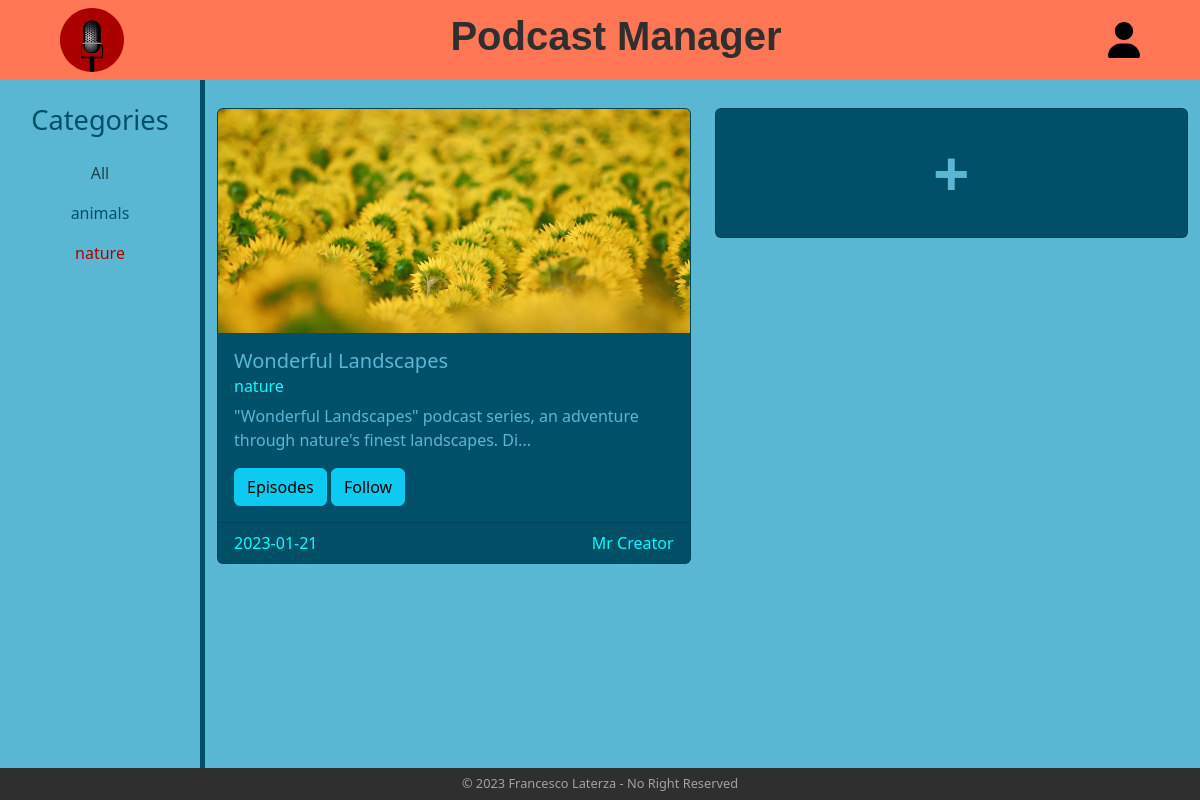
Page /category/nature (signed in) on the committed database.
### tables this page shows
CREATE TABLE "series" (
	"id"	INTEGER,
	"title"	TEXT NOT NULL,
	"category"	TEXT NOT NULL,
	"date"	TEXT NOT NULL,
	"text"	TEXT NOT NULL,
	"creator_id"	INTEGER NOT NULL,
	PRIMARY KEY("id" AUTOINCREMENT),
	FOREIGN KEY("creator_id") REFERENCES "users"("id") ON DELETE CASCADE
);

CREATE TABLE "users" (
	"id"	INTEGER,
	"username"	TEXT NOT NULL,
	"email"	TEXT NOT NULL UNIQUE,
	"password"	TEXT NOT NULL,
	"is_creator"	INTEGER NOT NULL,
	PRIMARY KEY("id" AUTOINCREMENT)
);

### app.py (the view)
@app.route("/category/<category>")
def home_category(category):
    series_list = series_dao.get_series_by_category(category)
    categories = series_dao.get_categories(current_user.id)
    return render_template("home.html", series_list=series_list, categories=categories, current_category=category, get_creator_name=users_dao.get_user_username_by_id, is_following=follows_dao.is_following)

### app.py (called while the page is built)
@login_manager.user_loader
def load_user(id):
    user = users_dao.get_user_by_id(id)
    if user is not None:
        user_obj = User(user["id"], user["username"], user["email"], user["password"], user["is_creator"])
    else:
        user_obj = None
    return user_obj

### dao/follows_dao.py (called while the page is built)
def is_following(user_id, series_id):
    conn = sqlite3.connect("db/series.db")
    conn.row_factory = sqlite3.Row
    cursor = conn.cursor()
    sql = "SELECT * FROM follows WHERE user_id = ? AND series_id = ?"
    cursor.execute(sql, (user_id, series_id))
    res = cursor.fetchone()
    cursor.close()
    conn.close()
    return res

### dao/series_dao.py (called while the page is built)
def get_series_by_category(category):
    conn = sqlite3.connect("db/series.db")
    conn.row_factory = sqlite3.Row
    cursor = conn.cursor()
    sql = "SELECT * FROM series WHERE category = ? AND date <= ? ORDER BY date DESC"
    curr_date = date.today()
    cursor.execute(sql, (category, curr_date))
    res = cursor.fetchall()
    cursor.close()
    conn.close()
    return res

def get_categories(creator_id):
    conn = sqlite3.connect("db/series.db")
    conn.row_factory = sqlite3.Row
    cursor = conn.cursor()
    sql = "SELECT DISTINCT category FROM series WHERE date <= ? OR creator_id = ?"
    curr_date = date.today()
    cursor.execute(sql, (curr_date, creator_id))
    res = cursor.fetchall()
    cursor.close()
    conn.close()
    return res

### dao/users_dao.py (called while the page is built)
def get_user_by_id(id):
    conn = sqlite3.connect("db/series.db")
    conn.row_factory = sqlite3.Row
    cursor = conn.cursor()
    sql = "SELECT * FROM users WHERE id = ?"
    cursor.execute(sql, (id, ))
    res = cursor.fetchone()
    cursor.close()
    conn.close()
    return res

def get_user_username_by_id(id):
    user = get_user_by_id(id)
    return user["username"]

### templates/home.html (shortened to what this page needs)
{% extends "base.html" %} {% block title %}Home{% endblock %} {% block content%}
<div class="container-fluid">
  <div class="row">
    <aside class="col-lg-2 col-12 mt-4 mb-4 container text-center">
      <div class="row">
        <h3>Categories</h3>
      </div>
      <div class="row">
        <nav class="navbar navbar-expand-lg">
          <div class="container-fluid justify-content-center">
            <div
              class="collapse navbar-collapse justify-content-center"
              id="navbarSupportedContent"
            >
              <ul class="navbar-nav mb-2 mb-lg-0 flex-column">
                <li class="nav-item">
                  <a
                    class="nav-link {% if current_category == 'All' %}active nav-color-active{% endif %}"
                    aria-current="page"
                    href="{{ url_for('home') }}"
                    title="select all category"
                    >All</a
                  >
                </li>
                {% for category in categories %}
                <li class="nav-item">
                  <a
                    class="nav-link {% if current_category == category.category %}active nav-color-active{% else %}nav-color{% endif %}"
                    href="{{ url_for('home_category', category=category.category) }}"
                    title="select category {{ category.category }}"
                    >{{ category.category | e }}</a
                  >
                </li>
                {% endfor %}
              </ul>
            </div>
          </div>
        </nav>
      </div>
    </aside>
    <main class="col-10 container home-main">
      <div class="row row-cols-1 row-cols-md-2 row-cols-xxl-4 g-4 mt-1 mb-4">
        {% for series in series_list %}
        <div class="col">
          <article class="card">
            <img
              src="{{ url_for('static', filename='images/'+series.title.lower().replace(' ', '_').replace('\'', '_')+'.jpeg') }}"
              class="series-image card-img-top"
              alt="series image"
            />
            <section class="card-body">
              <h5 class="card-title">{{ series.title | e }}</h5>
              <h6 class="card-subtitle mb-2 text-muted text-muted-series">
                {{ series.category | e }}
              </h6>
              <p class="card-text">{{ series.text[:90]+'...' | e }}</p>
              <a
                href="{{ url_for('series', series_id=series.id) }}"
                class="btn btn-info"
                title="series page"
                >Episodes</a
              >
              {% if current_user.is_authenticated %} {% if
              is_following(current_user.id, series.id) %}
              <a
                href="{{ url_for('unfollow', series_id=series.id) }}"
                class="btn btn-dark"
                title="unfollow series"
                >Unfollow</a
              >
              {% else %}
              <a
                href="{{ url_for('follow', series_id=series.id) }}"
                class="btn btn-info"
                title="follow series"
                >Follow</a
              >
              {% endif %} {% endif %}
            </section>
            <footer
              class="card-footer text-muted text-muted-series d-flex justify-content-between"
            >
              <p class="card-text">{{ series.date | e }}</p>
              <p class="card-text">
                {{ get_creator_name(series.creator_id) | e }}
              </p>
            </footer>
          </article>
        </div>
        {% endfor %} {% if current_user.is_creator %}
        <div class="col">
          <article class="card">
            <section class="card-body new-series-card">
              <a
                href="{{ url_for('new_series') }}"
                class="new-series"
                title="add new series"
                >+</a
              >
            </section>
          </article>
        </div>
        {% endif %}
      </div>
    </main>
  </div>
</div>
{% endblock%}

### static/style.css (style rules this page uses)
body { font-family: "Segoe UI", Tahoma, Geneva, Verdana, sans-serif; background-color: #5ab7d4; }
aside h3 { font-size: 1.7rem; display: block; color: #00506a; }
.nav-color { color: #00506a; }
.nav-color-active { color: #aa0200 !important; }
.home-main { border-left: 5px solid #00506a; }
main { min-height: calc(100vh - 7rem); }
.card { background-color: #00506a; color: #5ab7d4; }
.series-image { height: 14rem; object-fit: cover; }
.card footer p { margin-bottom: 0; }
.text-muted-series { color: #00ffff !important; }
.new-series-card { display: flex; justify-content: center; align-items: center; }
.new-series { text-decoration: none; color: #5ab7d4; font-size: 4rem; font-weight: bold; }

### rows in the picture
series: title "Wonderful Landscapes", category "nature", text "\"Wonderful Landscapes\" podcast series, an adventure through nature's finest landscapes. Di...", date "2023-01-21"
users: username "Mr Creator"

### other values in the picture
{{ category.category | e }} "animals" "nature"
